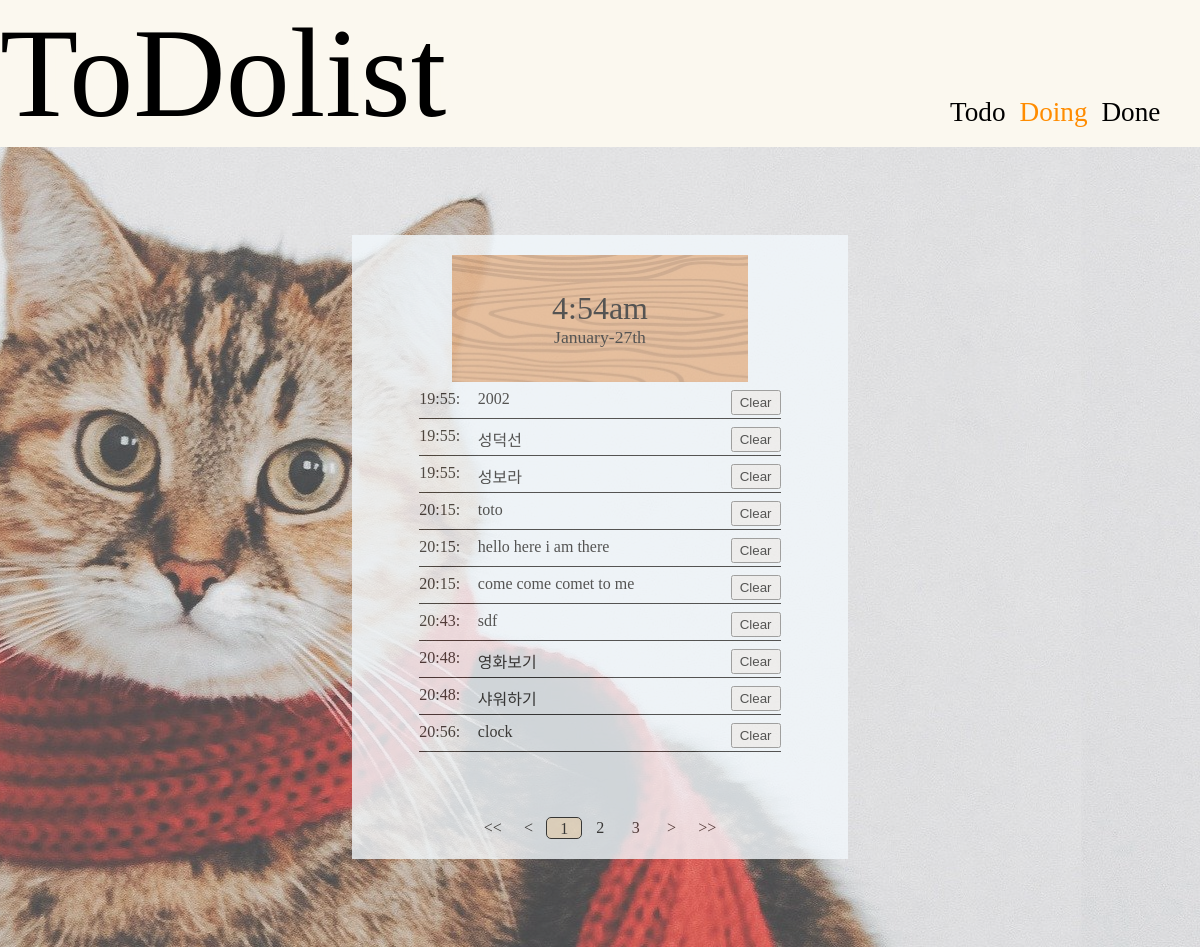
The app's page /doing with its own data.
### tables this page shows
CREATE TABLE "list" (
	"id"	INTEGER NOT NULL,
	"title"	TEXT,
	"time"	TEXT,
	"date"	TEXT,
	"done"	INTEGER NOT NULL DEFAULT 0,
	PRIMARY KEY("id" AUTOINCREMENT)
);

### __init__.py (the view)
@app.route("/doing")
def doing():
  page =request.args.get('page',type=int, default=1)
  conn = sqlite3.connect("./static/db/todolistdb.db")
  perpage = 10
  page_indexing=3
  total=""
  with conn:
    cursor = conn.cursor()
    sql= "select count(id) from list where done =0"
    cursor.execute(sql)
    total =cursor.fetchone()
    data=(perpage,(page-1)*perpage)
    sql = "select * from list where done =0 limit ? offset ?"
    result = cursor.execute(sql,data)
  total = list(total)
  total = total[0]
  page_count =total //perpage
  if total % perpage >=1:
    page_count= page_count+1
  if page%page_indexing==0:
    first_index =page-page_indexing
    last_index=page
  else:
    first_index=page-(page%page_indexing)
    last_index= page+(page_indexing-(page%page_indexing))
  if page_count<=last_index:
    last_index =page_count
  if first_index-perpage <0:
    prev_index=1
  else:
    prev_index=first_index-perpage
  if last_index + perpage >page_count:
    next_index=page_count
  else:
    next_index=last_index+1
  paging_items ={"page" :page,
                "total_page" :total ,
                "page_count":page_count,
                "first_index":first_index,
                "last_index":last_index,
                "prev_index":prev_index,
                "next_index":next_index
                }
  return render_template("doing.html",result=result,paging_items=paging_items)

### templates/doing.html (shortened to what this page needs)
{% extends "index.html"%}
{% block todoform %}
<div id="doinglist" class="doinglist">
  {% for line in result%}
  <div id ="{{line[0]}}"class="line">
    <div class="line_date">{{line[2]}}</div>
    <div class="line_title">{{line[1]}}</div>
    <button class="clear" onclick="ajax({{line[0]}})">Clear</button>
  </div>
  {% endfor %}
  </div>
  <div class="paging" >
      <a href="/doing?page={{paging_items.prev_index}}"><<</a>
    {% if paging_items.page-1 ==0 %}
      <a href="/doing?page=1"><</a>
      {% else %}
      <a href="/doing?page=1"><</a>
    {% endif %}
    {% for line in range(paging_items.first_index+1,paging_items.last_index+1) %}
      <a id={{line}} href="/doing?page={{line}}">{{line}}</a>
    {% endfor %}
    {% if paging_items.page+1 > paging_items.page_count %}
      <a href="/doing?page={{paging_items.page}}">></a>
    {% else %}
      <a href="/doing?page={{paging_items.page+1}}">></a>
    {% endif %}
      <a href="/doing?page={{paging_items.next_index}}">>></a>
      </div>
  </div>
{% endblock todoform %}

### templates/index.html (shortened to what this page needs)
<!DOCTYPE html>
<html lang="en">
<head>
  <link rel="stylesheet" href="static/css/style.css?ver=12">
</head>
<body onload="document.todoform.title.focus();">
  <header>
    <div class="title">ToDolist</div>
    <div class="todolink">
      <ul>
        <li><a id="index" href="/">Todo</a></li>
        <li><a id="doing" href="/doing">Doing</a></li>
        <li><a id="done" href="/done">Done</a></li>
      </ul>
    </div>
  </header>
  <div class="container">
    <div class="main">
      <div class="digital_clock">
        <div class="time">
          <div class="time_top">
            <div id="hour"></div>
            <div id ="min"></div>
            <div id="am_pm"></div>
          </div>
          <div class="time_bottom">
            <div id="month"></div>
            <div id="day"></div>
          </div>
        </div>
      </div>
        {% block todoform %}{% endblock todoform %}
          </div>
</body>
</html>

### static/css/style.css (style rules this page uses)
body { margin:0; padding:0; background-color: #FBF8EF }
header { box-sizing: border-box; min-height: 120px; max-width: 1280px; margin :0 auto; display: flex; justify-content: space-between; }
.title { font-size: 8em; font-family: 'Bodoni Moda', serif; text-shadow: 5px 5px 10px #fbf8ef; }
.todolink { margin:0; padding:0; width:25%; height:66px; overflow: hidden; align-self: flex-end; }
.todolink ul li { display: inline; margin-left: 10px; }
.todolink ul li a { color:black; font-size: 1.7em; text-decoration: none; font-family: 'Bodoni Moda', serif; }
.container { margin:0 auto; max-width: 1280px; height:100vh; overflow: hidden; background-image: url(../img/cat.jpg); background-position: 140% 20%; display: flex; flex-direction: column; justify-content: center; opacity: 0.8; }
.main { background-color: aliceblue; width: 38%; height: 73vh; margin: 0 auto; padding:20px; opacity: 0.8; display: flex; flex-wrap:wrap; justify-content: center; }
.digital_clock { background-image: url("../img/clock.jpg"); width:65%; max-height: 150px; min-height: 100px; margin : 0 auto; display: flex; flex-direction: column; justify-content:center; padding:0; }
#hour::after { content: ":"; }
.time { min-width: 220px; }
.time_top { display :flex; justify-content: center; font-size : 2em; }
.time_bottom { display:flex; justify-content: center; font-size:1.1em; }
#month::after { content :"-"; }
.doinglist { width:88%; min-height: 380px; }
.line { border-bottom: 1px solid black; display: flex; justify-content: space-evenly; margin:8px 20px; padding-bottom:3px; }
.line div { height: 20px; box-sizing: border-box; }
.line_title { width:200px; flex-grow:3; overflow:hidden; text-overflow: ellipsis; white-space: nowrap; }
.line_date { flex-grow:1; }
.clear { text-align: center; width:50px; height:25px; }
.line_date::after { content: ":"; }
.paging { align-self:flex-end; display: flex; justify-content: space-around; width:250px; margin:0; padding:0; }
.paging a { display: inline-block; padding:2px; box-sizing: border-box; width:40px; height:22px; text-align:center; text-decoration: none; }
.paging a { color:black; text-decoration: none; }

### records on screen
list: time "19:55", title "2002"
list: time "19:55", title "성덕선"
list: time "19:55", title "성보라"
list: time "20:15", title "toto"
list: time "20:15", title "hello here i am there"
list: time "20:15", title "come come comet to me"
list: time "20:43", title "sdf"
list: time "20:48", title "영화보기"
list: time "20:48", title "샤워하기"
list: time "20:56", title "clock"

### other values on screen
{{ line }} "1" "2" "3"
